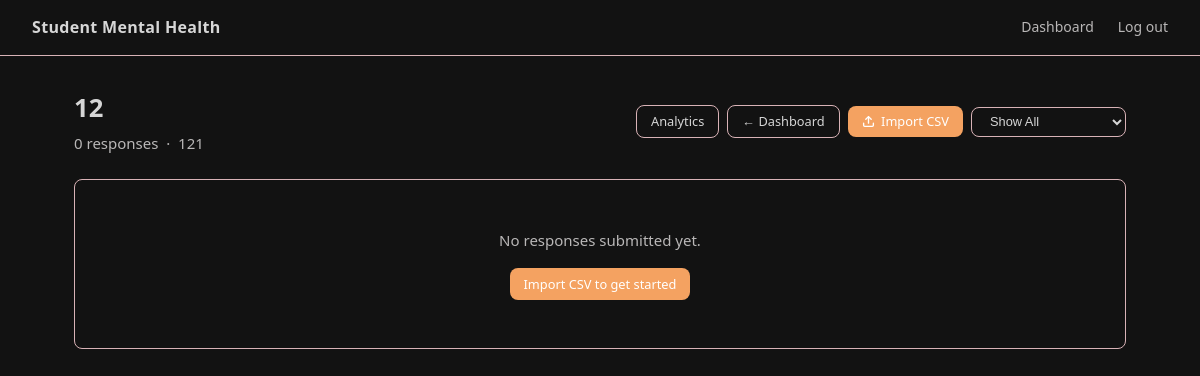
Before: /admin-dashboard/TLjr7/details/ (signed in) with the older database file.
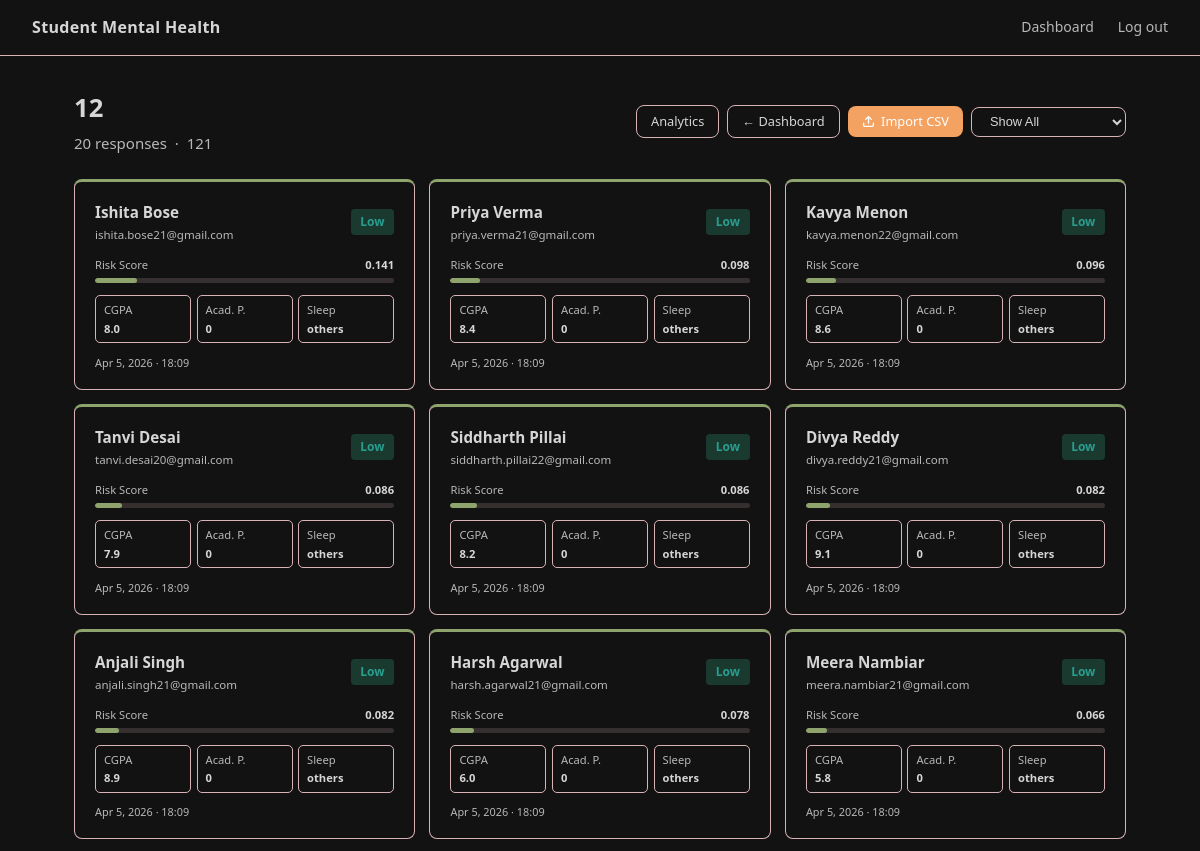
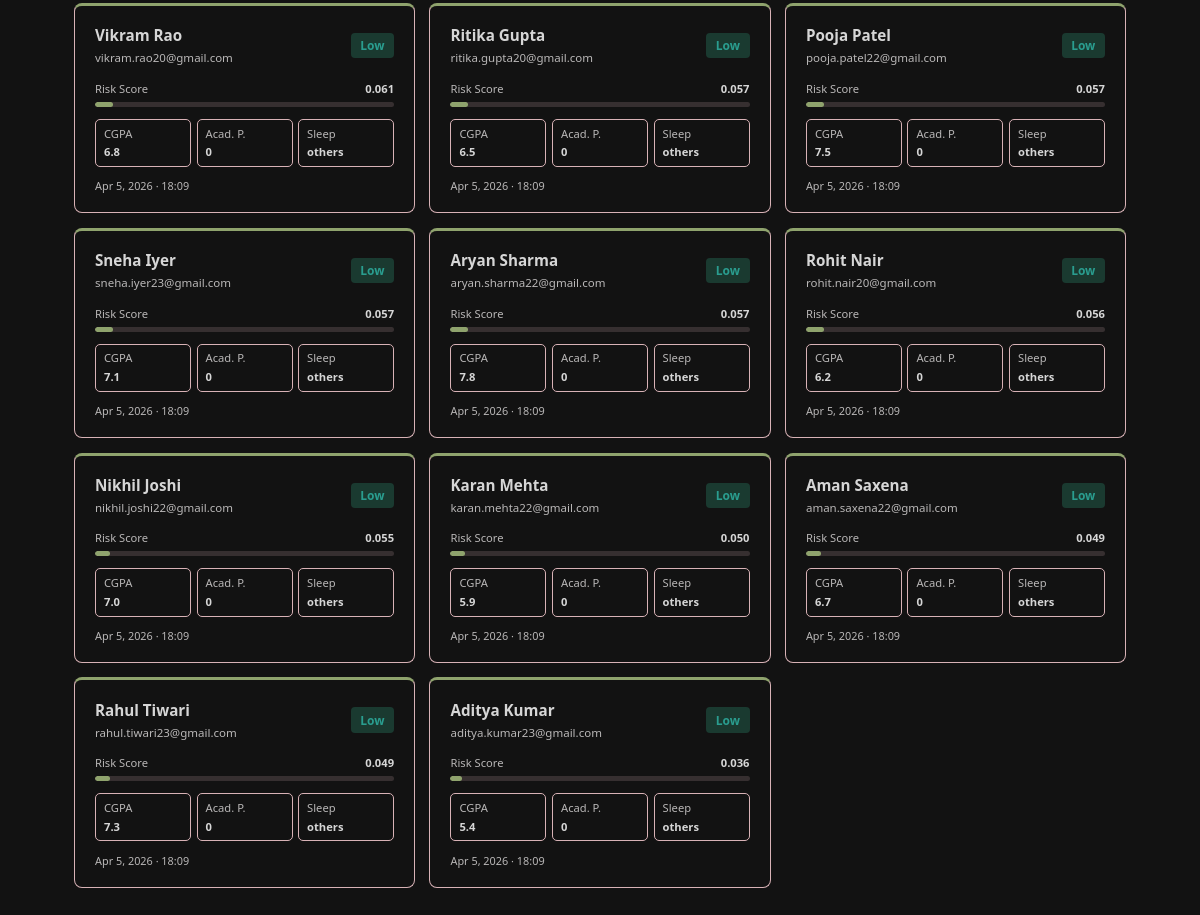
After: the same page with the newer database file (2 pictures, top to bottom).
### core/models.py (models this page shows, shortened)
class Survey(models.Model):
    id          = models.CharField(max_length=5, primary_key=True)
    title       = models.CharField(max_length=200)
    description = models.TextField(blank=True)
    is_active   = models.BooleanField(default=True)
    created_at  = models.DateTimeField(auto_now_add=True)
    closed_at   = models.DateTimeField(null=True, blank=True)

class SurveyResponse(models.Model):
    SLEEP_CHOICES = [
        ("less than 5 hours", "Less than 5 hours"),
        ("5-6 hours",         "5-6 hours"),
        ("7-8 hours",         "7-8 hours"),
        ("more than 8 hours", "More than 8 hours"),
        ("others",            "Others"),
    ]
    DIETARY_CHOICES = [
        ("Healthy",   "Healthy"),
        ("Moderate",  "Moderate"),
        ("Unhealthy", "Unhealthy"),
        ("Others",    "Others"),
    ]
    survey  = models.ForeignKey(Survey, on_delete=models.CASCADE)
    student = models.ForeignKey(Student, on_delete=models.CASCADE)
    age                = models.FloatField()
    gender             = models.CharField(max_length=10)
    cgpa               = models.FloatField()
    academic_pressure  = models.IntegerField()
    work_pressure      = models.IntegerField(default=0)
    study_satisfaction = models.IntegerField()
    job_satisfaction   = models.IntegerField(default=0)
    work_study_hours   = models.FloatField()
    sleep_duration     = models.CharField(max_length=50, choices=SLEEP_CHOICES)
    dietary_habits     = models.CharField(max_length=50, choices=DIETARY_CHOICES)
    suicidal_thoughts  = models.CharField(max_length=10)
    family_history     = models.CharField(max_length=10)
    financial_stress   = models.CharField(max_length=10)
    created_at = models.DateTimeField(auto_now_add=True)

class Student(models.Model):
    name  = models.CharField(max_length=100)
    email = models.EmailField()

class PredictionResult(models.Model):
    RISK_CHOICES = [
        ("Low",      "Low"),
        ("Moderate", "Moderate"),
        ("High",     "High"),
    ]
    response   = models.OneToOneField(SurveyResponse, on_delete=models.CASCADE)
    risk_score = models.FloatField()
    prediction = models.IntegerField()
    risk_level = models.CharField(max_length=10, choices=RISK_CHOICES)
    created_at = models.DateTimeField(auto_now_add=True)

### core/views.py (the view)
# urls.py: path("admin-dashboard/<str:survey_id>/details/",           views.survey_details,  name="survey_details"),
@login_required
@user_passes_test(_is_admin)
def survey_details(request, survey_id):
    survey       = get_object_or_404(Survey, id=survey_id)
    filter_level = request.GET.get("filter")
    responses = (
        SurveyResponse.objects
        .filter(survey=survey)
        .select_related("student", "predictionresult")
        .order_by(
            "-predictionresult__risk_score",
            "-created_at",
        )
    )
    if filter_level in ("High", "Moderate", "Low"):
        responses = responses.filter(predictionresult__risk_level=filter_level)
    return render(request, "survey_details.html", {
        "survey":    survey,
        "responses": responses,
    })

### core/views.py (called while the page is built)
def _is_admin(user) -> bool:
    return user.is_authenticated and user.is_staff

### core/templates/survey_details.html (shortened to what this page needs)
{% extends "base.html" %}
{% block content %}
<div class="container-wide">
  <div class="flex-between" style="margin-bottom:1.5rem;">
    <div>
      <h1 style="margin-bottom:.15rem;">{{ survey.title }}</h1>
      <p style="margin:0;">
        {{ responses|length }} response{{ responses|length|pluralize }}
        {% if survey.description %}&nbsp;·&nbsp; {{ survey.description }}{% endif %}
      </p>
    </div>
    <div style="display:flex;gap:.5rem;flex-wrap:wrap;align-items:center;">
      <a href="{% url 'survey_analytics' survey.id %}" class="btn btn-secondary btn-sm">Analytics</a>
      <a href="{% url 'admin_dashboard' %}" class="btn btn-secondary btn-sm">← Dashboard</a>
      <a href="{% url 'import_csv' survey.id %}"
         class="btn btn-primary btn-sm"
         style="display:inline-flex;align-items:center;gap:.4rem;">
        <svg xmlns="http://www.w3.org/2000/svg" width="13" height="13" viewBox="0 0 24 24"
             fill="none" stroke="currentColor" stroke-width="2.5"
             stroke-linecap="round" stroke-linejoin="round">
          <path d="M21 15v4a2 2 0 0 1-2 2H5a2 2 0 0 1-2-2v-4"/>
          <polyline points="17 8 12 3 7 8"/>
          <line x1="12" y1="3" x2="12" y2="15"/>
        </svg>
        Import CSV
      </a>
      <form method="get" style="display:inline;">
        <select name="filter" class="btn btn-secondary btn-sm" onchange="this.form.submit()">
          <option value="">Show All</option>
        </select>
      </form>
    </div>
  </div>
  {% if not responses %}
  <div class="card" style="text-align:center;padding:3rem;">
    <p style="margin:0 0 1rem;">No responses submitted yet.</p>
    <a href="{% url 'import_csv' survey.id %}" class="btn btn-primary btn-sm">Import CSV to get started</a>
  </div>
  {% else %}
  <div style="display:grid;grid-template-columns:repeat(auto-fill,minmax(280px,1fr));gap:.9rem;">
    {% for resp in responses %}
    {% with pred=resp.predictionresult %}
    <a href="{% url 'student_detail' resp.id %}" style="text-decoration:none;color:inherit;display:block;">
      <div style="
        background:var(--card); border:1px solid var(--border);
        border-radius:var(--radius); padding:1.1rem 1.25rem;
        border-top:3px solid
          {% if pred.risk_level == 'High' %}var(--negative)
          {% elif pred.risk_level == 'Moderate' %}var(--accent)
          {% else %}var(--positive){% endif %};
        transition:transform .15s, box-shadow .15s;
        cursor:pointer;
      "
      onmouseover="this.style.transform='translateY(-2px)';this.style.boxShadow='0 8px 24px rgba(0,0,0,.4)'"
      onmouseout="this.style.transform='';this.style.boxShadow=''">
        <div class="flex-between" style="margin-bottom:.75rem;">
          <div>
            <div style="font-weight:600;font-size:.95rem;">{{ resp.student.name }}</div>
            <div style="font-size:.72rem;color:var(--muted);margin-top:.1rem;">{{ resp.student.email }}</div>
          </div>
          {% if pred %}
          <span class="badge badge-{{ pred.risk_level|lower }}">{{ pred.risk_level }}</span>
          {% endif %}
        </div>
        {% if pred %}
        <div style="margin-bottom:.75rem;">
          <div style="display:flex;justify-content:space-between;font-size:.7rem;color:var(--muted);margin-bottom:.25rem;">
            <span>Risk Score</span>
            <span style="font-weight:600;color:var(--text);">{{ pred.risk_score|floatformat:3 }}</span>
          </div>
          <div style="height:5px;background:rgba(216,178,182,.18);border-radius:99px;overflow:hidden;">
            <div style="height:100%;border-radius:99px;width:{% widthratio pred.risk_score 1 100 %}%;background:
              {% if pred.risk_level == 'High' %}var(--negative)
              {% elif pred.risk_level == 'Moderate' %}var(--accent)
              {% else %}var(--positive){% endif %};"></div>
          </div>
        </div>
        {% endif %}
        <div style="display:grid;grid-template-columns:1fr 1fr 1fr;gap:.35rem;margin-bottom:.65rem;">
          <div style="background:var(--surface);border:1px solid var(--border);border-radius:5px;padding:.3rem .5rem;font-size:.7rem;">
            <div style="color:var(--muted);">CGPA</div>
            <div style="font-weight:600;margin-top:.05rem;">{{ resp.cgpa|default:"0" }}</div>
          </div>
          <div style="background:var(--surface);border:1px solid var(--border);border-radius:5px;padding:.3rem .5rem;font-size:.7rem;">
            <div style="color:var(--muted);">Acad. P.</div>
            <div style="font-weight:600;margin-top:.05rem;">{{ resp.academic_pressure|default:"0" }}</div>
          </div>
          <div style="background:var(--surface);border:1px solid var(--border);border-radius:5px;padding:.3rem .5rem;font-size:.7rem;overflow:hidden;">
            <div style="color:var(--muted);">Sleep</div>
            <div style="font-weight:600;margin-top:.05rem;white-space:nowrap;overflow:hidden;text-overflow:ellipsis;">
              {{ resp.sleep_duration|default:"—"|truncatechars:8 }}
            </div>
          </div>
        </div>
        <div style="font-size:.68rem;color:var(--muted);">
          {{ resp.created_at|date:"M j, Y · H:i" }}
        </div>
      </div>
    </a>
    {% endwith %}
    {% endfor %}
  </div>
  {% endif %}
</div>
{% endblock %}

### core/templates/base.html (shortened to what this page needs)
<!DOCTYPE html>
<html lang="en">
<head>
</head>
<body>
<nav class="navbar " >
        <a class="navbar-brand " href="/" >Student Mental Health</a>
        <div class="navbar-links">
            {% if user.is_authenticated %}
                {% if user.is_staff %}
                    <a href="{% url 'admin_dashboard' %}">Dashboard</a>
                {% else %}
                    <a href="{% url 'survey_list' %}">Surveys</a>
                {% endif %}
                <a href="{% url 'logout' %}">Log out</a>
            {% endif %}
    </div>
</nav>
<div>
    {% block content %}{% endblock %}
</div>
</body>
</html>

### core/templates/base.html (style rules this page uses)
*, *::before, *::after { box-sizing: border-box; margin: 0; padding: 0; }
:root { --bg: #121212; --surface: #121212; --card: #121212; --border: #D8B2B6; --accent: #f4a261; --accent2: #f4a261; --positive: #8FA36D; --neutral: #eee239; --negative: #e63946; --text: #d6d6d6; --muted: #b9b7b7; ; --radius: 8px; }
body { font-family: "Segoe UI", system-ui, sans-serif; background: var(--bg); color: var(--text); min-height: 100vh; font-size: 15px; line-height: 1.6; }
.navbar { background: var(--surface); border-bottom: 1px solid var(--border); padding: 0 2rem; display: flex; align-items: center; justify-content: space-between; height: 56px; }
.navbar-brand { font-size: 1rem; font-weight: 600; color: var(--text); text-decoration: none; letter-spacing: 0.02em; }
.navbar-links { display: flex; gap: 1.5rem; align-items: center; }
.navbar-links a { color: var(--muted); text-decoration: none; font-size: 0.875rem; transition: color 0.15s; }
.container-wide { max-width: 1100px; margin: 0 auto; padding: 2rem 1.5rem; }
h1 { font-size: 1.6rem; font-weight: 600; margin-bottom: 0.5rem; }
p { color: var(--muted); margin-bottom: 1rem; }
.btn { display: inline-block; padding: 0.6rem 1.5rem; border-radius: var(--radius); font-size: 0.9rem; font-weight: 500; cursor: pointer; border: none; text-decoration: none; transition: opacity 0.15s; }
.btn-primary { background: var(--accent); color: #fff; }
.btn-secondary { background: var(--card); color: var(--text); border: 1px solid var(--border); }
.btn-sm { padding: 0.35rem 0.875rem; font-size: 0.8rem; }
.badge { display: inline-block; padding: 0.2rem 0.6rem; border-radius: 4px; font-size: 0.75rem; font-weight: 600; }
.badge-low { background: #1a3a30; color: #2a9d8f; }
.flex-between { display: flex; align-items: center; justify-content: space-between; }

Changed rows visible on the page:
added SurveyResponse: student.name "Ishita Bose", student.email "ishita.bose21@gmail.com", predictionresult.risk_level "Low", predictionresult.risk_score "0.141", cgpa "8.0", academic_pressure "0", sleep_duration "others", created_at "Apr 5, 2026 · 18:09"
added SurveyResponse: student.name "Priya Verma", student.email "priya.verma21@gmail.com", predictionresult.risk_level "Low", predictionresult.risk_score "0.098", cgpa "8.4", academic_pressure "0", sleep_duration "others", created_at "Apr 5, 2026 · 18:09"
added SurveyResponse: student.name "Kavya Menon", student.email "kavya.menon22@gmail.com", predictionresult.risk_level "Low", predictionresult.risk_score "0.096", cgpa "8.6", academic_pressure "0", sleep_duration "others", created_at "Apr 5, 2026 · 18:09"
added SurveyResponse: student.name "Tanvi Desai", student.email "tanvi.desai20@gmail.com", predictionresult.risk_level "Low", predictionresult.risk_score "0.086", cgpa "7.9", academic_pressure "0", sleep_duration "others", created_at "Apr 5, 2026 · 18:09"
added SurveyResponse: student.name "Siddharth Pillai", student.email "siddharth.pillai22@gmail.com", predictionresult.risk_level "Low", predictionresult.risk_score "0.086", cgpa "8.2", academic_pressure "0", sleep_duration "others", created_at "Apr 5, 2026 · 18:09"
added SurveyResponse: student.name "Divya Reddy", student.email "divya.reddy21@gmail.com", predictionresult.risk_level "Low", predictionresult.risk_score "0.082", cgpa "9.1", academic_pressure "0", sleep_duration "others", created_at "Apr 5, 2026 · 18:09"
added SurveyResponse: student.name "Anjali Singh", student.email "anjali.singh21@gmail.com", predictionresult.risk_level "Low", predictionresult.risk_score "0.082", cgpa "8.9", academic_pressure "0", sleep_duration "others", created_at "Apr 5, 2026 · 18:09"
added SurveyResponse: student.name "Harsh Agarwal", student.email "harsh.agarwal21@gmail.com", predictionresult.risk_level "Low", predictionresult.risk_score "0.078", cgpa "6.0", academic_pressure "0", sleep_duration "others", created_at "Apr 5, 2026 · 18:09"
added SurveyResponse: student.name "Meera Nambiar", student.email "meera.nambiar21@gmail.com", predictionresult.risk_level "Low", predictionresult.risk_score "0.066", cgpa "5.8", academic_pressure "0", sleep_duration "others", created_at "Apr 5, 2026 · 18:09"
added SurveyResponse: student.name "Vikram Rao", student.email "vikram.rao20@gmail.com", predictionresult.risk_level "Low", predictionresult.risk_score "0.061", cgpa "6.8", academic_pressure "0", sleep_duration "others", created_at "Apr 5, 2026 · 18:09"
added SurveyResponse: student.name "Ritika Gupta", student.email "ritika.gupta20@gmail.com", predictionresult.risk_level "Low", predictionresult.risk_score "0.057", cgpa "6.5", academic_pressure "0", sleep_duration "others", created_at "Apr 5, 2026 · 18:09"
added SurveyResponse: student.name "Pooja Patel", student.email "pooja.patel22@gmail.com", predictionresult.risk_level "Low", predictionresult.risk_score "0.057", cgpa "7.5", academic_pressure "0", sleep_duration "others", created_at "Apr 5, 2026 · 18:09"
added SurveyResponse: student.name "Sneha Iyer", student.email "sneha.iyer23@gmail.com", predictionresult.risk_level "Low", predictionresult.risk_score "0.057", cgpa "7.1", academic_pressure "0", sleep_duration "others", created_at "Apr 5, 2026 · 18:09"
added SurveyResponse: student.name "Aryan Sharma", student.email "aryan.sharma22@gmail.com", predictionresult.risk_level "Low", predictionresult.risk_score "0.057", cgpa "7.8", academic_pressure "0", sleep_duration "others", created_at "Apr 5, 2026 · 18:09"
added SurveyResponse: student.name "Rohit Nair", student.email "rohit.nair20@gmail.com", predictionresult.risk_level "Low", predictionresult.risk_score "0.056", cgpa "6.2", academic_pressure "0", sleep_duration "others", created_at "Apr 5, 2026 · 18:09"
added SurveyResponse: student.name "Nikhil Joshi", student.email "nikhil.joshi22@gmail.com", predictionresult.risk_level "Low", predictionresult.risk_score "0.055", cgpa "7.0", academic_pressure "0", sleep_duration "others", created_at "Apr 5, 2026 · 18:09"
added SurveyResponse: student.name "Karan Mehta", student.email "karan.mehta22@gmail.com", predictionresult.risk_level "Low", predictionresult.risk_score "0.050", cgpa "5.9", academic_pressure "0", sleep_duration "others", created_at "Apr 5, 2026 · 18:09"
added SurveyResponse: student.name "Aman Saxena", student.email "aman.saxena22@gmail.com", predictionresult.risk_level "Low", predictionresult.risk_score "0.049", cgpa "6.7", academic_pressure "0", sleep_duration "others", created_at "Apr 5, 2026 · 18:09"
added SurveyResponse: student.name "Rahul Tiwari", student.email "rahul.tiwari23@gmail.com", predictionresult.risk_level "Low", predictionresult.risk_score "0.049", cgpa "7.3", academic_pressure "0", sleep_duration "others", created_at "Apr 5, 2026 · 18:09"
added SurveyResponse: student.name "Aditya Kumar", student.email "aditya.kumar23@gmail.com", predictionresult.risk_level "Low", predictionresult.risk_score "0.036", cgpa "5.4", academic_pressure "0", sleep_duration "others", created_at "Apr 5, 2026 · 18:09"
Other visible differences:
{{ responses|length }}: "0" → "20"
text no longer shown: "No responses submitted yet. Import CSV to get started"
